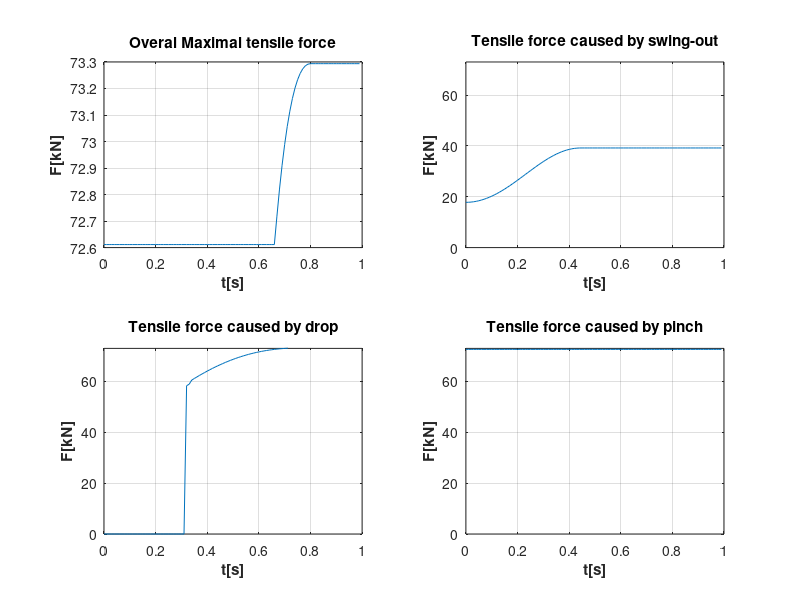
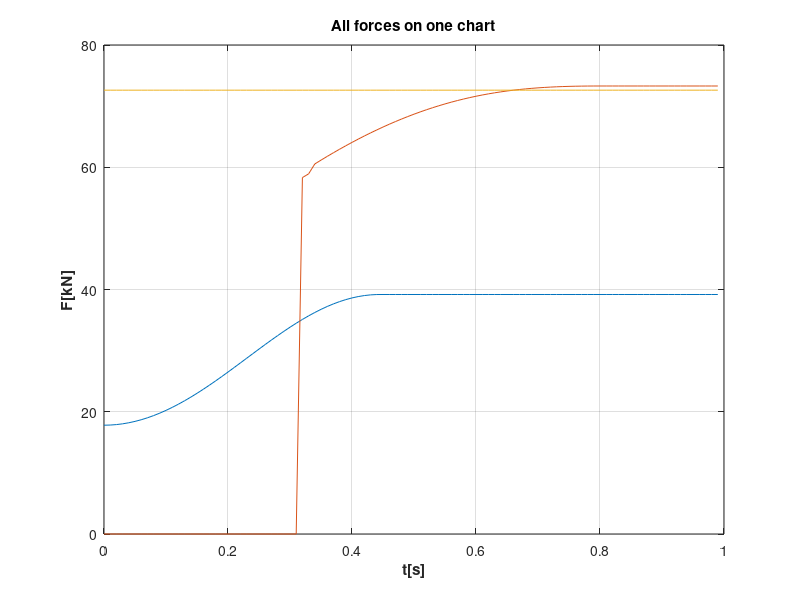

The MATLAB script that drew these images, in order: (Note: this script raises an error after producing the figures.)

load danet.txt
 #figure('renderer','painters','pos',[600 300 1200 700])
 
 minimum=min(danet(:,2));
 maksimum=max(danet(:,2));
 
 for i=3:5
   if(minimum>min(danet(:,i)))
   minimum=min(danet(:,i));
   endif
   
   if(maksimum<max(danet(:,i)))
   maksimum=max(danet(:,i));
   endif
 endfor
   
   maksimum=int32(maksimum);
   minimum=int32(minimum);
x=danet(:,1);

l=length(danet(:,1));

subplot(2,2,1);
 plot(x,danet(:,5));
 xlabel(['\bft[s]']);
 ylabel(['\bfF[kN]']);
 title('Overal Maximal tensile force');
grid on


subplot(2,2,2);
 plot(x,danet(:,2));
  xlabel(['\bft[s]']);
 ylabel(['\bfF[kN]']);
 title('Tensile force caused by swing-out');
grid on

axis([int32(danet(1,1)) int32(danet(l,1)) minimum maksimum])

 subplot(2,2,3);
 plot(x,danet(:,3));
 xlabel(['\bft[s]']);
 ylabel(['\bfF[kN]']);
 title('Tensile force caused by drop');
  grid on
  
 axis([int32(danet(1,1)) int32(danet(l,1)) minimum maksimum])
  
 subplot(2,2,4);
 plot(x,danet(:,4));
 xlabel(['\bft[s]']);
 ylabel(['\bfF[kN]']);
 title('Tensile force caused by pinch');
grid on


axis([int32(danet(1,1)) int32(danet(l,1)) minimum maksimum])

figure
 plot(x,danet(:,2),x,danet(:,3),x,danet(:,4));
 xlabel(['\bft[s]']);
 ylabel(['\bfF[kN]']);
 title('All forces on one chart');
grid on
legend('Swing-out','Drop force','Pinch force',4);

figure
subplot(1,2,1)
plot(x,danet(:,6));
title('Horizontal span displacement');
xlabel(['\bft[s]']);
 ylabel(['\bfbmax[m]']);
 grid on
 
 subplot(1,2,2)
plot(x,danet(:,7));
title('Minimum air clearance');
xlabel(['\bft[s]']);
 ylabel(['\bfamin[m]']);
 grid on
